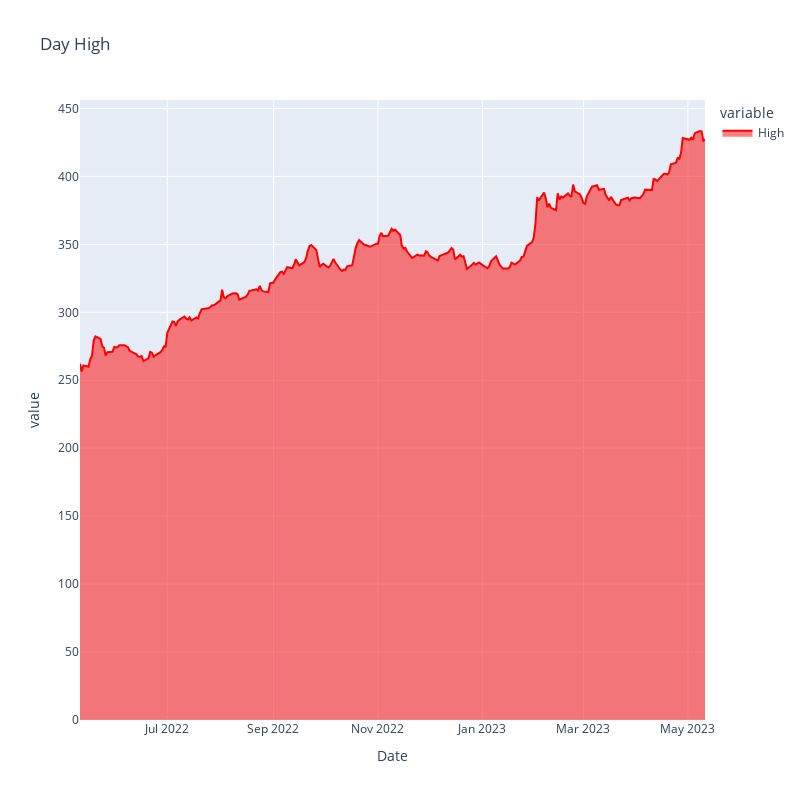

Notebook code cell kept with this figure:
### Code cell
print('Day High of',x)
high_chart = px.area(df['High'], 
                           title='Day High', 
                           color_discrete_map={'High':'red'}, 
                           width=800, height=800)
high_chart.show()

### Figure 1 — Plotly figure (JSON) as saved in the notebook; plotly's stock layout.template omitted (floating-point values rounded to 4 significant figures; data arrays with more than 128 entries replaced by an {"elided": "..."} marker saying what was removed)
{"data": [{"fillpattern": {"shape": ""}, "hovertemplate": "variable=High<br>Date=%{x}<br>value=%{y}<extra></extra>", "legendgroup": "High", "line": {"color": "red"}, "marker": {"symbol": "circle"}, "mode": "lines", "name": "High", "orientation": "v", "showlegend": true, "stackgroup": "1", "type": "scatter", "x": {"elided": "249 str values"}, "xaxis": "x", "y": {"elided": "249 float values"}, "yaxis": "y"}], "layout": {"height": 800, "legend": {"title": {"text": "variable"}, "tracegroupgap": 0}, "title": {"text": "Day High"}, "width": 800, "xaxis": {"anchor": "y", "domain": [0, 1], "title": {"text": "Date"}}, "yaxis": {"anchor": "x", "domain": [0, 1], "title": {"text": "value"}}}}
